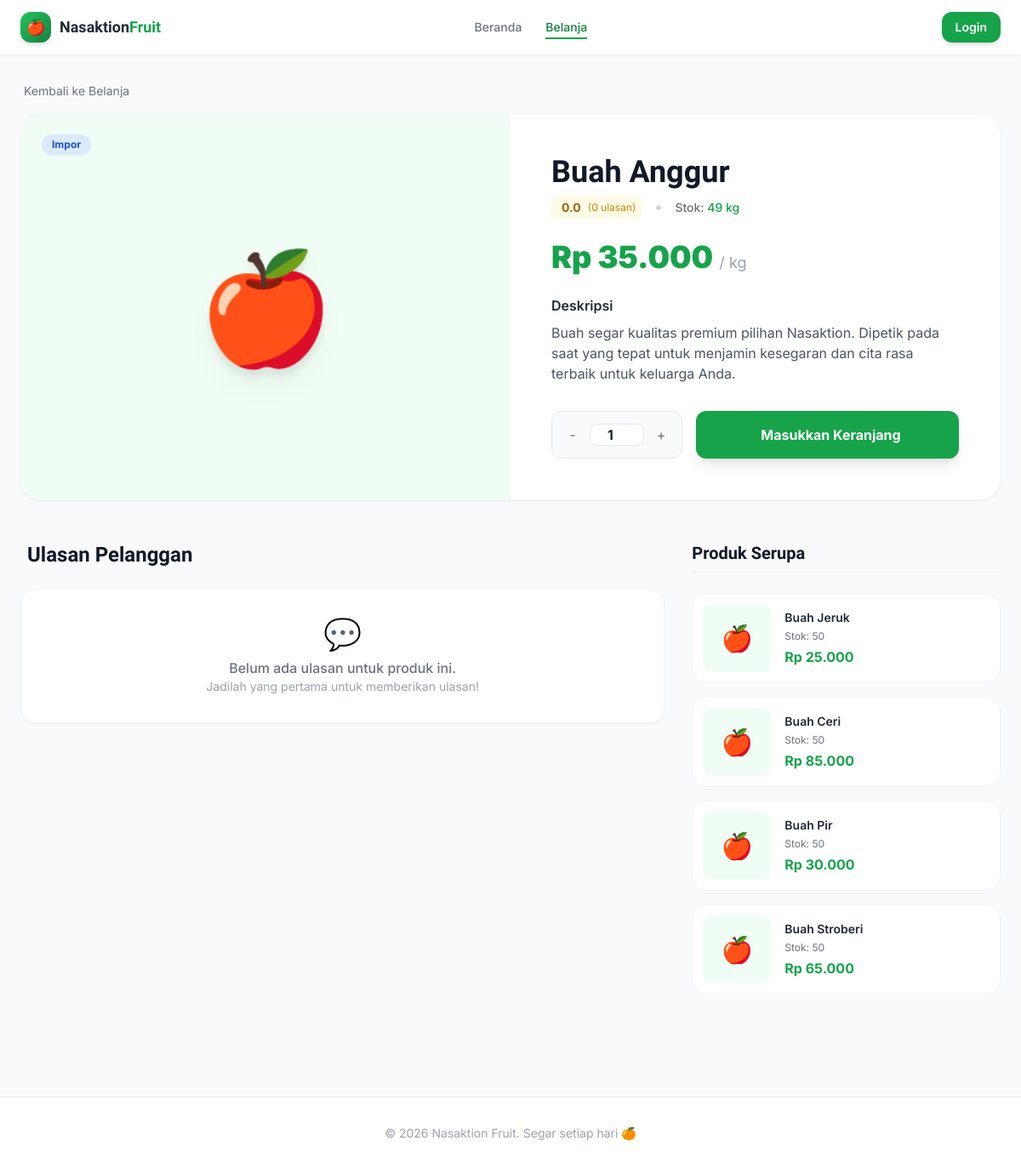
The app's page /customer/shop/product/2, older data.
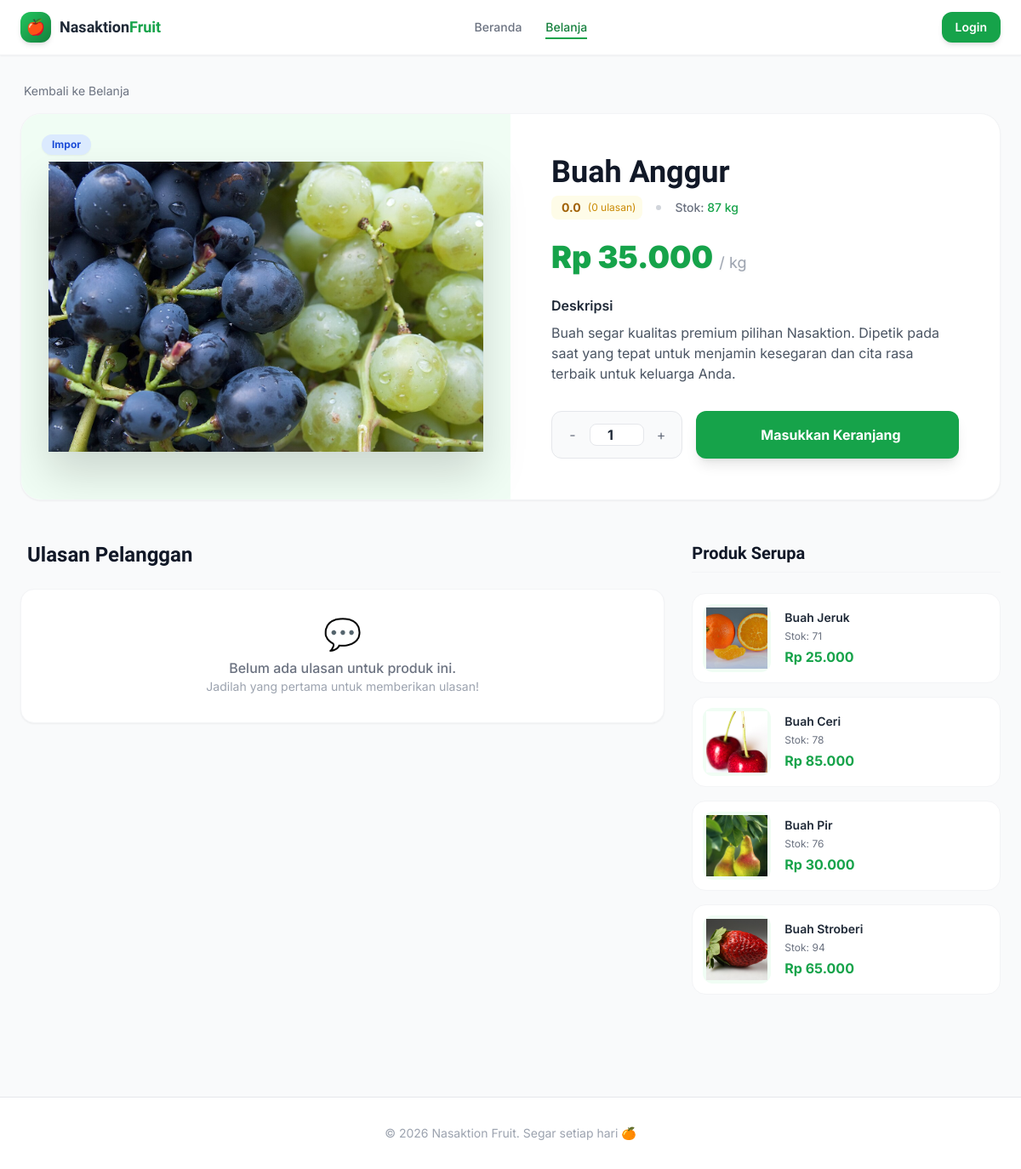
The same page, newer data.
### tables this page shows
CREATE TABLE `products` (
  `id` int unsigned NOT NULL AUTO_INCREMENT,
  `category_id` int unsigned NOT NULL,
  `nama_buah` varchar(100) NOT NULL,
  `jenis` enum('Impor','Ekspor','Lokal') NOT NULL DEFAULT 'Lokal',
  `foto` varchar(255) DEFAULT NULL,
  `deskripsi` text,
  `harga_beli` decimal(15,2) NOT NULL DEFAULT '0.00',
  `harga_jual` decimal(15,2) NOT NULL DEFAULT '0.00',
  `stok` int NOT NULL DEFAULT '0',
  `satuan` varchar(20) NOT NULL DEFAULT 'kg',
  `is_active` tinyint(1) NOT NULL DEFAULT '1',
  `created_at` timestamp NULL DEFAULT CURRENT_TIMESTAMP,
  `updated_at` timestamp NULL DEFAULT CURRENT_TIMESTAMP ON UPDATE CURRENT_TIMESTAMP,
  PRIMARY KEY (`id`),
  KEY `idx_category` (`category_id`),
  KEY `idx_jenis` (`jenis`),
  KEY `idx_active` (`is_active`),
  CONSTRAINT `fk_products_category` FOREIGN KEY (`category_id`) REFERENCES `categories` (`id`) ON UPDATE CASCADE
);

### application/controllers/customer/Shop.php (called while the page is built, shortened)
<?php
class Shop extends CI_Controller {
    public function __construct() {
        $this->load->model('Product_model');
        $this->load->model('Category_model');
        $this->load->model('Feedback_model');
    }
    public function product($id) {
        $data['product'] = $this->Product_model->get_by_id($id);
        $data['title'] = $data['product']->nama_buah;
        $data['related'] = $this->Product_model->get_related($data['product']->category_id, $id, 4);
        $data['reviews'] = $this->Feedback_model->get_by_product($id);
        $data['avg_rating'] = $this->Feedback_model->get_product_avg_rating($id);
        $this->load->view('customer/shop/product', $data);
    }
}

### index.php (called while the page is built, shortened)
<?php
require_once BASEPATH.'core/CodeIgniter.php';

### application/models/Product_model.php (called while the page is built, shortened)
<?php
class Product_model extends CI_Model {
    public function get_by_id($id) {
        $this->db->select('p.*, c.nama_kategori');
        $this->db->from('products p');
        $this->db->join('categories c', 'c.id = p.category_id', 'left');
        $this->db->where('p.id', $id);
        return $this->db->get()->row();
    }
    public function get_related($category_id, $exclude_id, $limit = 4) {
        $this->db->select('p.*, c.nama_kategori');
        $this->db->from('products p');
        $this->db->join('categories c', 'c.id = p.category_id', 'left');
        $this->db->where('p.category_id', $category_id);
        $this->db->where('p.id !=', $exclude_id);
        $this->db->where('p.is_active', 1);
        $this->db->where('p.stok >', 0);
        $this->db->order_by('RAND()');
        $this->db->limit($limit);
        return $this->db->get()->result();
    }
}

### application/views/customer/shop/product.php (the view, shortened to what the rows shown need)
<?= $this->load->view('customer/layout/header', ['title'=> $title], TRUE) ?>
<div class="bg-white rounded-3xl border border-gray-100 shadow-sm overflow-hidden mb-12">
    <div class="grid grid-cols-1 md:grid-cols-2">
        <div class="bg-primary-50 min-h-[300px] md:min-h-full flex items-center justify-center p-8 relative">
            <?php if($product->foto): ?>
            <img src="<?= base_url('uploads/products/'.$product->foto) ?>" alt="<?= $product->nama_buah ?>" class="max-w-full max-h-[400px] object-contain drop-shadow-2xl hover:scale-105 transition-transform duration-500">
            <?php else: ?>
            <span class="text-9xl drop-shadow-xl">🍎</span>
            <?php endif; ?>
            <div class="absolute top-6 left-6 flex flex-col gap-2">
                <span class="text-xs font-bold px-3 py-1 rounded-full shadow-sm <?= $product->jenis=='Impor' ? 'bg-blue-100 text-blue-700' : ($product->jenis=='Ekspor' ? 'bg-purple-100 text-purple-700' : 'bg-green-100 text-green-700') ?>">
                    <?= $product->jenis ?>
                </span>
            </div>
        </div>
        <div class="p-8 md:p-12 flex flex-col justify-center">
            <h1 class="font-display font-black text-3xl md:text-4xl text-gray-900 mb-2"><?= $product->nama_buah ?></h1>
            <div class="flex items-center gap-4 mb-6">
                <div class="flex items-center gap-1 bg-yellow-50 px-2 py-1 rounded-lg">
                </div>
                <div class="w-1.5 h-1.5 rounded-full bg-gray-300"></div>
                <p class="text-sm text-gray-500 font-medium">Stok: <span class="<?= $product->stok>0 ? 'text-green-600':'text-red-500' ?>"><?= $product->stok ?> <?= $product->satuan ?? 'kg' ?></span></p>
            </div>
            <p class="text-4xl font-black text-primary-600 mb-6 drop-shadow-sm">Rp <?= number_format($product->harga_jual,0,',','.') ?> <span class="text-lg text-gray-400 font-normal">/ <?= $product->satuan ?? 'kg' ?></span></p>
            <div class="prose prose-sm text-gray-600 mb-8 max-w-none">
                <h4 class="text-gray-800 font-semibold mb-2">Deskripsi</h4>
                <p><?= nl2br($product->deskripsi ?? 'Buah segar kualitas premium pilihan Nasaktion. Dipetik pada saat yang tepat untuk menjamin kesegaran dan cita rasa terbaik untuk keluarga Anda.') ?></p>
            </div>
            <div class="mt-auto">
                <?php if($product->stok > 0): ?>
                <div class="flex items-center gap-4">
                    <div class="flex items-center bg-gray-50 border border-gray-200 rounded-xl p-1 h-14">
                        <button type="button" onclick="updateQty(-1)" class="w-10 h-10 flex items-center justify-center rounded-lg hover:bg-white hover:shadow-sm text-gray-500 transition-all">-</button>
                        <input type="number" id="qtyInput" value="1" min="1" max="<?= $product->stok ?>"
                               onblur="validateQty()" onkeydown="if(event.key === 'Enter') { event.preventDefault(); this.blur(); }"
                               class="w-16 text-center bg-white border border-gray-200 rounded-lg font-bold text-gray-800 focus:border-primary-500 focus:ring-2 focus:ring-primary-200 outline-none appearance-none">
                        <button type="button" onclick="updateQty(1)" class="w-10 h-10 flex items-center justify-center rounded-lg hover:bg-white hover:shadow-sm text-gray-500 transition-all">+</button>
                    </div>
                    <button type="button" onclick="addToCartDetail(<?= $product->id ?>, this)" class="flex-1 h-14 bg-primary-600 hover:bg-primary-700 text-white rounded-xl font-bold flex items-center justify-center gap-2 transition-all shadow-lg hover:shadow-primary-300 active:scale-[0.98]">
                        <span class="iconify text-xl" data-icon="lucide:shopping-cart"></span> Masukkan Keranjang
                    </button>
                </div>
                <?php else: ?>
                <div class="h-14 bg-gray-100 rounded-xl flex items-center justify-center text-gray-500 font-bold border border-gray-200 cursor-not-allowed">
                    Mohon Maaf, Stok Sedang Habis
                </div>
                <?php endif; ?>
            </div>
        </div>
    </div>
</div>
<div class="grid grid-cols-1 lg:grid-cols-3 gap-8 mb-12">
    <div>
        <?php if(!empty($related)): ?>
        <div class="flex flex-col gap-4">
            <?php foreach($related as $rel): ?>
            <a href="<?= site_url('customer/shop/product/'.$rel->id) ?>" class="flex items-center gap-4 bg-white p-3 rounded-2xl border border-gray-100 hover:border-primary-200 hover:shadow-md transition-all group">
                <div class="w-20 h-20 bg-primary-50 rounded-xl flex items-center justify-center p-1 flex-shrink-0 overflow-hidden">
                    <?php if($rel->foto): ?>
                    <img src="<?= base_url('uploads/products/'.$rel->foto) ?>" class="w-full h-full object-cover group-hover:scale-110 transition-transform">
                    <?php else: ?>
                    <span class="text-3xl">🍎</span>
                    <?php endif; ?>
                </div>
                <div class="flex-1">
                    <h4 class="text-sm font-semibold text-gray-800 line-clamp-2 mb-1 group-hover:text-primary-600 transition-colors"><?= $rel->nama_buah ?></h4>
                    <p class="text-xs text-gray-500 mb-1">Stok: <?= $rel->stok ?></p>
                    <p class="font-bold text-primary-600">Rp <?= number_format($rel->harga_jual,0,',','.') ?></p>
                </div>
            </a>
            <?php endforeach; ?>
        </div>
        <?php else: ?>
        <p class="text-sm text-gray-500 italic bg-gray-50 p-4 rounded-xl text-center">Belum ada produk serupa.</p>
        <?php endif; ?>
    </div>
</div>
<?= $this->load->view('customer/layout/footer', [], TRUE) ?>

Row changes from the older to the newer data that the page shows:
changed products "Buah Anggur": foto: picture added; stok "49" → "87"; foto empty → "anggur.jpg" (drawn)
changed products "Buah Jeruk": foto: picture added; stok "50" → "71"; no longer shows "🍎"
changed products "Buah Ceri": foto: picture added; stok "50" → "78"; no longer shows "🍎"
changed products "Buah Pir": foto: picture added; stok "50" → "76"; no longer shows "🍎"
changed products "Buah Stroberi": foto: picture added; stok "50" → "94"; no longer shows "🍎"
